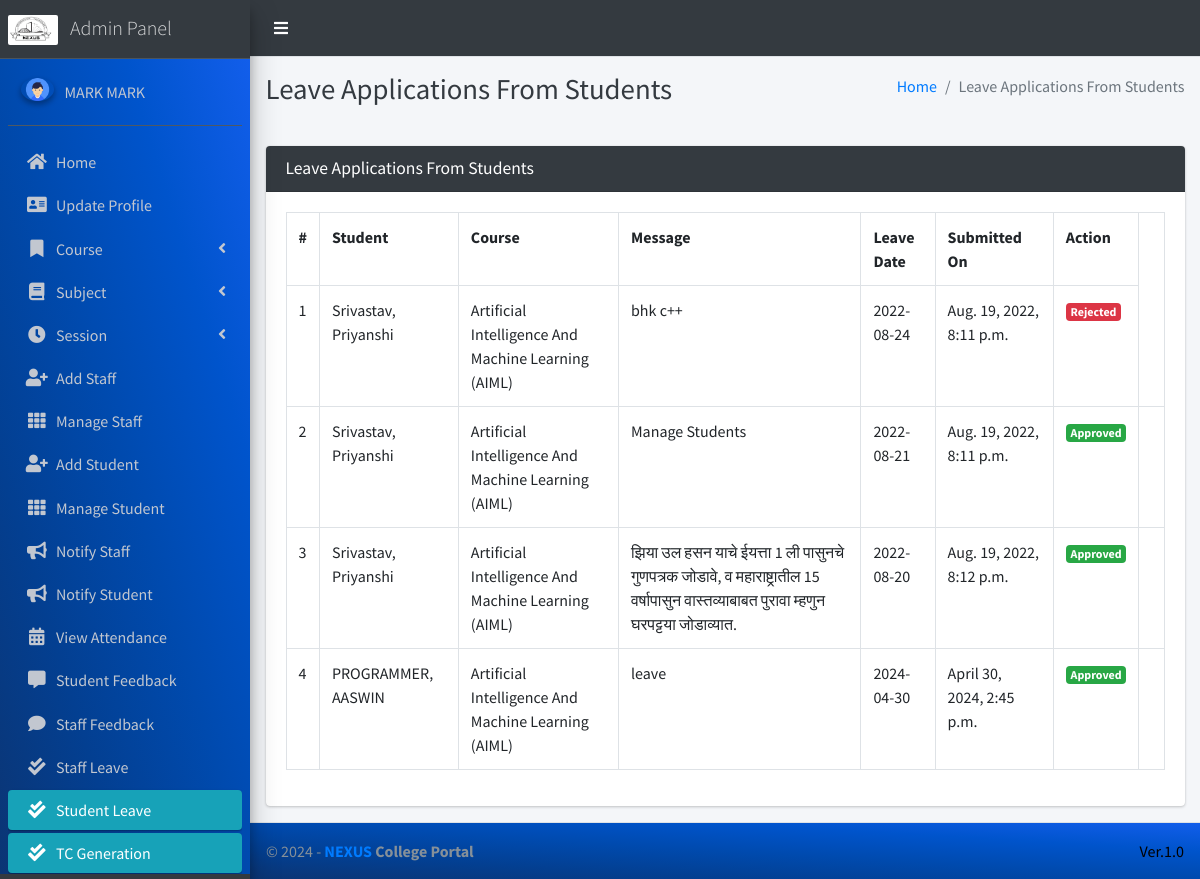
/student/view/leave/ (signed in), run on the app's committed database.
### main_app/models.py (models this page shows)
class CustomUser(AbstractUser):
    USER_TYPE = ((1, "HOD"), (2, "Staff"), (3, "Student"))
    GENDER = [("M", "Male"), ("F", "Female")]
    username = None  # Removed username, using email instead
    email = models.EmailField(unique=True)
    user_type = models.CharField(default=1, choices=USER_TYPE, max_length=1)
    gender = models.CharField(max_length=1, choices=GENDER)
    profile_pic = models.ImageField()
    address = models.TextField()
    fcm_token = models.TextField(default="")  # For firebase notifications
    created_at = models.DateTimeField(auto_now_add=True)
    updated_at = models.DateTimeField(auto_now=True)
    USERNAME_FIELD = "email"
    REQUIRED_FIELDS = []
    objects = CustomUserManager()
    def __str__(self):
        return  self.first_name + " " + self.last_name

class LeaveReportStudent(models.Model):
    student = models.ForeignKey(Student, on_delete=models.CASCADE)
    date = models.CharField(max_length=60)
    message = models.TextField()
    status = models.SmallIntegerField(default=0)
    created_at = models.DateTimeField(auto_now_add=True)
    updated_at = models.DateTimeField(auto_now=True)

class Student(models.Model):
    admin = models.OneToOneField(CustomUser, on_delete=models.CASCADE)
    course = models.ForeignKey(Course, on_delete=models.DO_NOTHING, null=True, blank=False)
    session = models.ForeignKey(Session, on_delete=models.DO_NOTHING, null=True)
    def __str__(self):
        return self.admin.last_name + ", " + self.admin.first_name

class Course(models.Model):
    name = models.CharField(max_length=120)
    created_at = models.DateTimeField(auto_now_add=True)
    updated_at = models.DateTimeField(auto_now=True)
    def __str__(self):
        return self.name

### main_app/hod_views.py (the view, shortened to what this page needs)
# urls.py: path("student/view/leave/", hod_views.view_student_leave,
@csrf_exempt
def view_student_leave(request):
    if request.method != 'POST':
        allLeave = LeaveReportStudent.objects.all()
        context = {
            'allLeave': allLeave,
            'page_title': 'Leave Applications From Students'
        }
        return render(request, "hod_template/student_leave_view.html", context)

### main_app/templates/hod_template/student_leave_view.html (shortened to what this page needs)
{% extends 'main_app/base.html' %}
{% load static %}
{% block page_title %}{{page_title}}{% endblock page_title %}
{% block content %}
<section class="content">
    <div class="container-fluid">
        <div class="row">
            <div class="col-md-12">
                <div class="card card-dark">
                    <div class="card-header">
                        <h3 class="card-title">{{page_title}}</h3>
                    </div>
                    <div class="table card-body">
                        <table class="table table-bordered table-hover">
                            <tr>
                                <th>#</th>
                                <th>Student</th>
                                <th>Course</th>
                                <th>Message</th>
                                <th>Leave Date</th>
                                <th>Submitted On</th>
                                <th>Action</th>
                            </tr>
                            {% for leave in  allLeave %}
                              <tr>
                                  <td>{{forloop.counter}}</td>
                                  <td>{{leave.student}}</td>
                                  <td>{{leave.student.course}}</td>
                                  <td>{{leave.message}}</td>
                                  <td>{{leave.date}}</td>
                                  <td>{{leave.created_at}}</td>
                                      {% if leave.status == 0 %}
                                           <td> <button data-toggle = "modal" data-target = "#reply_modal" value="{{leave.id}}" class="btn btn-success reply_open_modal">Reply</button>
{% elif leave.status == -1 %}
<td><span  class='badge badge-danger'>Rejected</span></td>
{% else %}
<td><span  class='badge badge-success'>Approved</span></td>
                                            <td>{{feedback.updated_at}}</td>
                                      {% endif %}
                              </tr>
                            {% endfor %}
                        </table>
                    </div>
                    </div>
            </div>
        </div>
    </div>
</section>
{% endblock content %}

### main_app/templates/main_app/sidebar_template.html (shortened to what this page needs)
{% load static %}
<aside class="main-sidebar sidebar-dark-info elevation-4">
    {% if request.user.user_type == '1' %}
    <a href="{% url 'admin_home' %}" class="brand-link">
        <img src="{% static 'dist/img/NEXUS.png' %}" alt="" style="width: 50px; height: 30px; border-radius: 2px;">
        <span class="brand-text font-weight-light ml-2"  >Admin Panel</span>
    </a>
    <div class="sidebar" style="background-image: linear-gradient(to right top, #0b3574, #033f91, #004aae, #0054cc, #125eeb);">
        <div class="user-panel mt-3 pb-3 mb-3 d-flex">
            <div class="image">
                <img src="{{ request.user.profile_pic}}" class="img-circle elevation-2" alt="User Image">
            </div>
            <div class="info">
                <a href="#" class="d-block">{{user}}</a>
            </div>
        </div>
        <nav class="mt-2">
            <ul class="nav nav-pills nav-sidebar flex-column" data-widget="treeview" role="menu" data-accordion="false">
                <li class="nav-item">
                    {% url 'admin_home' as admin_home %}
                    <a href="{{admin_home}}" class="nav-link {% if admin_home == request.path %} active {% endif %}">
                        <i class="nav-icon fas fa-home"></i>
                        <p>
                            Home
                        </p>
                    </a>
                </li>
                <li class="nav-item">
                    {% url 'admin_view_profile' as admin_view_profile %}
                    <a href="{{admin_view_profile}}"
                        class="nav-link {% if admin_view_profile == request.path %} active {% endif %}">
                        <i class="nav-icon fas fa-address-card"></i>
                        <p>
                            Update Profile
                        </p>
                    </a>
                </li>
                <li class="nav-item has-treeview">
                    <a href="#" class="nav-link" >
                        <i class="nav-icon fas fa-bookmark"></i>
                        <p>
                            Course
                            <i class="fas fa-angle-left right"></i>
                        </p>
                    </a>
                </li>
                <li class="nav-item has-treeview">
                    <a href="#" class="nav-link">
                        <i class="nav-icon fas fa-book"></i>
                        <p>
                            Subject
                            <i class="fas fa-angle-left right"></i>
                        </p>
                    </a>
                </li>
                <li class="nav-item has-treeview">
                    <a href="#" class="nav-link">
                        <i  class="nav-icon fas fa-clock"></i>
                        <p>
                            Session
                            <i class="fas fa-angle-left right"></i>
                        </p>
                    </a>
                </li>
                <li class="nav-item">
                    {% url 'add_staff' as add_staff %}
                    <a href="{{add_staff}}" class="nav-link {% if add_staff == request.path %} active {% endif %}">
                        <i class="nav-icon fas fa-user-plus"></i>
                        <p>
                            Add Staff
                        </p>
                    </a>
                </li>
                <li class="nav-item">
                    {% url 'manage_staff' as manage_staff %}
                    {% url 'edit_staff' staff_id as edit_staff %}
                    <a href="{{manage_staff}}"
                        class="nav-link {% if manage_staff == request.path or request.path == edit_staff %} active {% endif %}">
                        <i class="nav-icon fas fa-th"></i>
                        <p>
                            Manage Staff
                        </p>
                    </a>
                </li>
                <li class="nav-item">
                    {% url 'add_student' as add_student%}
                    <a href="{{add_student}}" class="nav-link  {% if add_student == request.path %} active {% endif %}">
                        <i class="nav-icon fas fa-user-plus"></i>
                        <p>
                            Add Student
                        </p>
                    </a>
                </li>
                <li class="nav-item">
                    {% url 'manage_student' as manage_student %}
                    {% url 'edit_student' student_id as edit_student %}
                    <a href="{{manage_student}}"
                        class="nav-link  {% if edit_student == request.path or manage_student == request.path %} active {% endif %}">
                        <i class="nav-icon fas fa-th"></i>
                        <p>
                            Manage Student
                        </p>
                    </a>
                </li>
                <li class="nav-item">
                    {% url 'admin_notify_staff' as admin_notify_staff %}
                    <a href="{{admin_notify_staff}}"
                        class="nav-link {% if admin_notify_staff == request.path %} active {% endif %}">
                        <i class="nav-icon fas fa-bullhorn"></i>
                        <p>
                            Notify Staff
                        </p>
                    </a>
                </li>
                <li class="nav-item">
                    {% url 'admin_notify_student' as admin_notify_student %}
                    <a href="{{admin_notify_student}}"
                        class="nav-link {% if admin_notify_student == request.path %} active {% endif %}">
                        <i class="nav-icon fas fa-bullhorn"></i>
                        <p>
                            Notify Student
                        </p>
                    </a>
                </li>
                <li class="nav-item">
                    {% url 'admin_view_attendance' as admin_view_attendance %}
                <li class="nav-item">
                    <a href="{{admin_view_attendance}}"
                        class="nav-link  {% if admin_view_attendance == request.path %} active {% endif %}">
                        <i class="nav-icon fas fa-calendar-alt"></i>
                        <p>
                            View Attendance
                        </p>
                    </a>
                </li>
                <li class="nav-item">
                    {% url 'student_feedback_message' as student_feedback_message %}
                    <a href="{{ student_feedback_message }}"
                        class="nav-link  {% if student_feedback_message == request.path %} active {% endif %}">
                        <i class="nav-icon fas fa-comment-alt"></i>
                        <p>
                            Student Feedback
                        </p>
                    </a>
                </li>
                <li class="nav-item">
                    {% url 'staff_feedback_message' as staff_feedback_message %}
                    <a href="{{staff_feedback_message}}"
                        class="nav-link   {% if staff_feedback_message == request.path %} active {% endif %}">
                        <i  class="nav-icon fas fa-comment"></i>
                        <p>
                            Staff Feedback
                        </p>
                    </a>
                </li>
                <li class="nav-item">
                    {% url 'view_staff_leave' as view_staff_leave %}
                    <a href="{{view_staff_leave}}"
                        class="nav-link  {% if view_staff_leave == request.path %} active {% endif %}">
                        <i  class="nav-icon fas fa-check-double"></i>
                        <p>
                            Staff Leave
                        </p>
                    </a>
                </li>
                <li class="nav-item">
                    {% url 'view_student_leave' as view_student_leave %}
                    <a href="{% url 'view_student_leave' %}"
                        class="nav-link  {% if view_student_leave == request.path %} active {% endif %}">
                        <i  class="nav-icon fas fa-check-double"></i>
                        <p>
                            Student Leave
                        </p>
                    </a>
                    <a href="{% url 'tcgeneration' %}"
                    class="nav-link  {% if view_student_leave == request.path %} active {% endif %}">
                    <i  class="nav-icon fas fa-check-double"></i>
                    <p>
                        TC Generation
                    </p>
                </a>
                </li>
                                        {% endif %}
                                    </ul>
                                </nav>
                            </div>
</aside>

### data on the page
CustomUser: user.profile_pic (picture), first_name+last_name "MARK MARK"
LeaveReportStudent: student "Srivastav, Priyanshi", student.course "Artificial Intelligence And Machine Learning (AIML)", message "bhk c++", date "2022-08-24", created_at "Aug. 19, 2022, 8:11 p.m.", status "Rejected"
LeaveReportStudent: student "Srivastav, Priyanshi", student.course "Artificial Intelligence And Machine Learning (AIML)", message "Manage Students", date "2022-08-21", created_at "Aug. 19, 2022, 8:11 p.m."
LeaveReportStudent: student "Srivastav, Priyanshi", student.course "Artificial Intelligence And Machine Learning (AIML)", message "झिया उल हसन याचे ईयत्ता 1 ली पासुनचे गुणपत्रक जोडावे, व महाराष्ट्रातील 15 वर्षापासुन वास्तव्याबाबत पुरावा म्हणुन घरपट्टया जोडाव्यात.", date "2022-08-20", created_at "Aug. 19, 2022, 8:12 p.m."
LeaveReportStudent: student "PROGRAMMER, AASWIN", student.course "Artificial Intelligence And Machine Learning (AIML)", message "leave", date "2024-04-30", created_at "April 30, 2024, 2:45 p.m."

### other printed values
{{ page_title }} "Leave Applications From Students"
